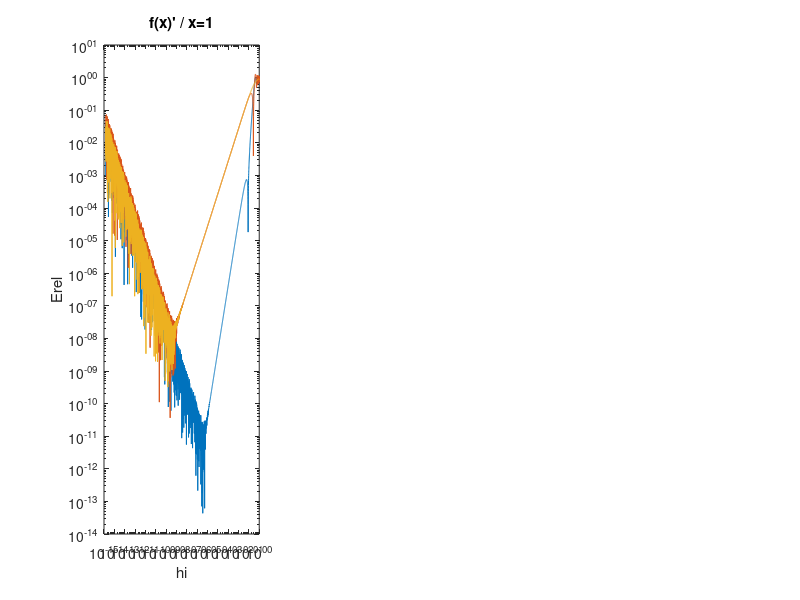

Recreate this plot in MATLAB. (Note: this script raises an error after producing the figure.)
%Funcion que muestra las graficas de error vs hi
function tarea2()
  output_precision(16) %Precision double
  [hi,ec,ef,eb]=diff_error(1);
  subplot (1,3,1);
  loglog(hi,ec,hi,ef,hi,eb);
  xlabel ("hi");
  ylabel ("Erel");
  title ("f(x)' / x=1");
  legc = legend ({"Centrado"}, "Adelante","Atras");
  legend (legc, "location", "southwest");
  set (legc, "fontsize", 10);
  [hi,ec,ef,eb]=diff_error(0.1);
  subplot (1,3,2);
  loglog(hi,ec,hi,ef,hi,eb);
  xlabel ("hi");
  ylabel ("Erel");
  title ("f(x)' / x=0.1");
  legf = legend ({"Centrado"}, "Adelante","Atras");
  legend (legf, "location", "southwest");
  set (legf, "fontsize", 10);
  [hi,ec,ef,eb]=diff_error(0.66);
  subplot (1,3,3);
  loglog(hi,ec,hi,ef,hi,eb);
  xlabel ("hi");
  ylabel ("Erel");
  title ("f(x)' / x=0.66");
  legb = legend ({"Centrado"}, "Adelante","Atras");
  legend (legb, "location", "southwest");
  set (legb, "fontsize", 10);
endfunction
%Funcion evaluada
function retval = f(x)
  retval = sin(e^(x^2));
endfunction
%Derivada analitica de la funcion evaluada
function retval = diff_analitic(x)
  retval = cos(e^(x^2))*(e^(x^2))*(2*x);
endfunction
%Diferencia centrada
function retval = diff_centered(x,h)
  retval = (f(x+h)-f(x-h))/(2*h);
endfunction
%Diferencia hacia adelante
function retval = diff_forward(x,h)
  retval = (f(x+h)-f(x))/h;
endfunction
%Diferencia hacia atras
function retval = diff_backward(x,h)
  retval = (f(x)-f(x-h))/h;
endfunction
%Funcion que realiza las aproximaciones y devuelve el error 
function[hi,ec,ef,eb]=diff_error(x)
h=1;           %h inicial
for k = 1:3400 %Muestra de 15 decadas
  a(k,1)=h;
  a(k,2)=diff_centered(x,h);
  a(k,3)=diff_forward(x,h);
  a(k,4)=diff_backward(x,h);
  h*=0.99;     %factor lambda
endfor
hi= a(:,1);
tv = diff_analitic(x); 
ec = abs((tv-a(:,2))/tv);  %Error centrado
ef = abs((tv-a(:,3))/tv);  %Error adelante
eb = abs((tv-a(:,4))/tv);  %Error atras
endfunction



